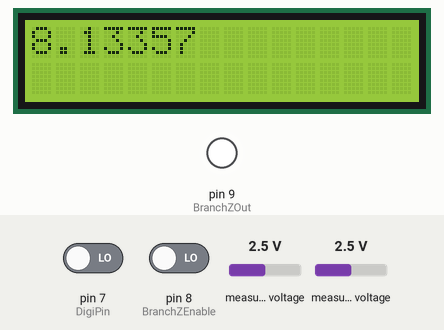
The sketch below on a simulated Arduino Uno, built with avr-gcc and run on an emulated ATmega328P. Parts: 16×2 character LCD, output pins drawn as LEDs (lit = HIGH). The inputs (shaded band) are chosen by the test bench; at power-on: pin 8 (BranchZEnable) LOW, measured voltage 2.5 V, pin 7 (DigiPin) LOW. Pins used as bus, display or sensor lines are not drawn; what the sketch prints to the serial monitor is not drawn.

Above: at 2.24 s.
2.5 s: pin 8 (BranchZEnable) driven HIGH
At 3.6 s:
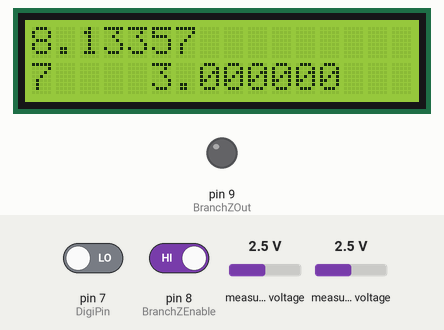
5.2 s: measured voltage (sensor 202) set to 0.1 V
At 5.81 s:
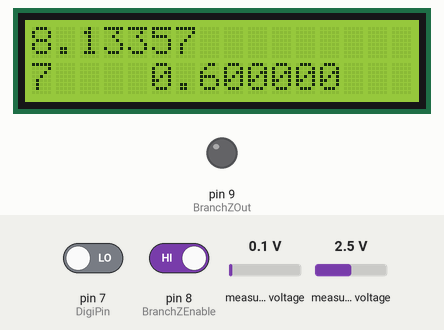
7.1 s: measured voltage (sensor 203) set to 3.8 V
At 8.6 s:
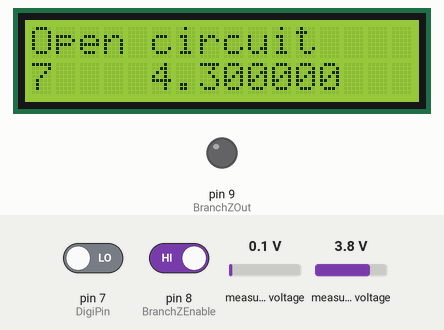
10.2 s: measured voltage (sensor 202) set to 1.2 V
At 10.74 s:
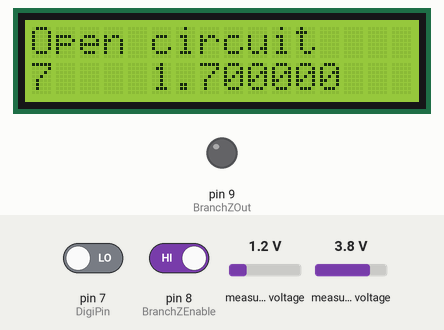
11.9 s: pin 7 (DigiPin) driven HIGH
At 12.71 s:
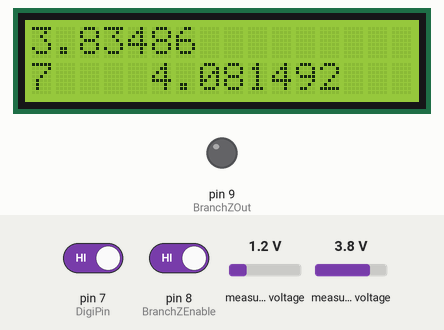
13.5 s: measured voltage (sensor 203) set to 3.6 V
At 16.46 s:
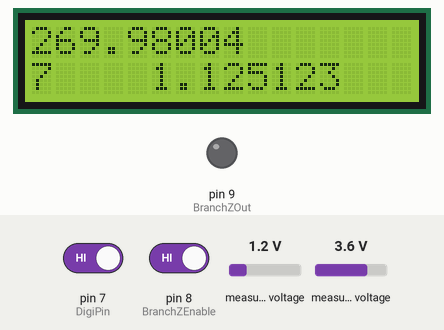
Timing chart, 0 to 16.6 s (numbered marks = the images above; inputs shaded):
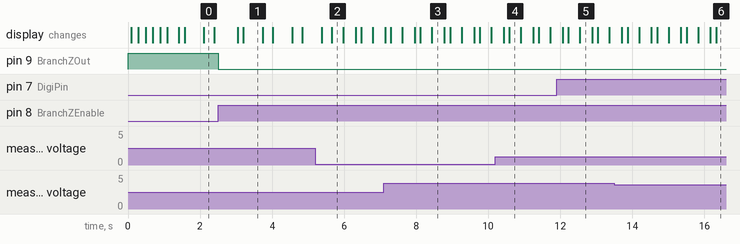

The sketch:

Final_Ohm_meter.ino
```cpp
#include<ADS1115_WE.h>
#include<Wire.h>
#include "LCD.h"
#include <LiquidCrystal_I2C.h>
LiquidCrystal_I2C lcd(0x27, 2, 1, 0, 4, 5, 6, 7);
const int MUXEnable = 3;
const int MUXA = 4;
const int MUXB = 5;
const int MUXC = 6;
const int DigiPin = 7;
const int BranchZEnable = 8;
const int BranchZOut = 9;
int calibrateRes = 0;
boolean gained;
float bias = 1.353;
int MUXmode = 9;
float topRes[8] = {113.5231, 401.418232, 1430.46687, 4822.11904, 15821.2380, 43714.80620, 216964.52752, 971693.16312};
float calibrate = 0.50;
#define I2C_ADDRESS 0x48
ADS1115_WE adc = ADS1115_WE(I2C_ADDRESS);
void setup() {
  // put your setup code here, to run once:
  Wire.begin();
  Serial.begin(9600);
  if (!adc.init()) {
    Serial.println("ADS1115 not connected!");

  }
  adc.setConvRate(ADS1115_64_SPS);
  adc.setMeasureMode(ADS1115_CONTINUOUS);
  pinMode(MUXEnable, OUTPUT);
  pinMode(MUXA, OUTPUT);
  pinMode(MUXB, OUTPUT);
  pinMode(MUXC, OUTPUT);
  pinMode(DigiPin, INPUT);
  pinMode(BranchZEnable, INPUT);
  pinMode(BranchZOut, OUTPUT);
  MUX(-1);

  lcd.begin(16, 2);
  lcd.setBacklightPin(3, POSITIVE);
  flash();
}

void loop() {
  gained = false;
  float resistance = 0.0;
  float voltageTakenA[8] = {0,0,0,0,0,0,0,0};
  readChannel(ADS1115_COMP_2_GND, voltageTakenA);

  printVoltageRange();
  float voltageTakenB[8] = {0,0,0,0,0,0,0,0};
  readChannel(ADS1115_COMP_3_GND, voltageTakenB);
  printVoltageRange();
  float resVoltage = resVoltageChoose(voltageTakenA, voltageTakenB);
  Serial.println(voltageTakenA[MUXmode], 6);
  Serial.println(voltageTakenB[MUXmode], 6);
  Serial.println("------");
  Serial.println(gained);
  Serial.println(resVoltage, 6);
  Serial.println(MUXmode);
  if (resVoltage > 3.7 & gained == false) {
    resistance = 100000000;
    lcd.clear();
    lcd.setCursor(0, 0);
    lcd.print("Open circuit");
  }
  else if (resVoltage < 0.51/ 7.78003113816 & gained == true) {
    resistance = ((bias * (resVoltage - 5) + resVoltage * topRes[MUXmode]) / (5 - resVoltage))+ calibrateRes;
    lcd.clear();
    lcd.setCursor(0, 0);
    lcd.print("Short circuit");
  } else {
    resistance = ((bias * (resVoltage - 5) + resVoltage * topRes[MUXmode]) / (5 - resVoltage))+ calibrateRes;
    lcd.clear();
    lcd.setCursor(0, 0);
    lcd.print(resistance, 5);

  }
  Serial.println(resistance, 5);
  if(digitalRead(DigiPin) == HIGH){
    calibrateResistance(resVoltage);
    }

}

void calibrateResistance(float in){
  if(in < 0.5){
    calibrate = calibrate - in;
    Serial.println(calibrate);
    }
  }
float resVoltageChoose(float A[], float B[]) {
  float out = A[0];
  MUXmode = 0;
  gained = true;
  for (int i = 1; i < 8; ++i) {
    Serial.println(A[i],6);
    if (abs(A[i] - 2.5) < abs(out - 2.5) || out > 3.6) {
      gained = true;
      out = A[i];
      MUXmode = i;
    }
  }
  if(out > 3.6){
    gained = false;
    }
  for (int i = 0; i < 8; ++i) {
    Serial.println(B[i],6);
    if (abs(B[i] - 2.5) < abs(out - 2.5) || out > 3.6) {
      gained = false;
      out = B[i];
      MUXmode = i;
    }
  }
  if (gained == true & out < 3.7) {
    out = out / 7.78003113816;
  }
  return out;
}
void readChannel(ADS1115_MUX channel, float in[]) {

  if (channel == ADS1115_COMP_0_GND) {
    Serial.println("Channel 0: ");
  }
  if (channel == ADS1115_COMP_1_GND) {
    Serial.println("Channel 1: ");
  }
  validResult(channel, in);

  /* setAutoRange() switches to the highest range (+/- 6144 mV), measures the current
     voltage and then switches to the lowest range where the current value is still
     below 80% of the maximum value of the range. The function is only suitable if you
     expect stable or slowly changing voltages. setAutoRange needs roughly the time you
     would need for three conversions.
     If the ADS115 is in single shot mode, setAutoRange() will switch into continuous
     mode to measure a value and switch back again.
     !!! Use EITHER this function whenever needed OR setPermanentAutoRangeMode(true) once !!!
  */
  //adc.setAutoRange(); //use either this or setPermanentAutoRangeMode(true) // alternative: getResult_mV for Millivolt
}

void flash() {
  for (int i = 0; i < 3; i++) {
    lcd.backlight();
    delay(200);
    lcd.noBacklight();
    delay(200);
  }
  lcd.backlight();
}

int MUX(int choose) {

  lcd.setCursor(0, 1);
  lcd.print(choose);
  MUXmode = choose;
  switch (choose) {
    case 0:
      digitalWrite(MUXEnable, LOW);
      digitalWrite(MUXA, LOW);
      digitalWrite(MUXB, LOW);
      digitalWrite(MUXC, LOW);

      digitalWrite(MUXEnable, HIGH);
      break;
    case 1:
      digitalWrite(MUXEnable, LOW);
      digitalWrite(MUXA, HIGH);
      digitalWrite(MUXB, LOW);
      digitalWrite(MUXC, LOW);

      digitalWrite(MUXEnable, HIGH);
      break;
    case 2:
      digitalWrite(MUXEnable, LOW);
      digitalWrite(MUXA, LOW);
      digitalWrite(MUXB, HIGH);
      digitalWrite(MUXC, LOW);

      digitalWrite(MUXEnable, HIGH);
      break;
    case 3:
      digitalWrite(MUXEnable, LOW);
      digitalWrite(MUXA, HIGH);
      digitalWrite(MUXB, HIGH);
      digitalWrite(MUXC, LOW);

      digitalWrite(MUXEnable, HIGH);
      break;
    case 4:
      digitalWrite(MUXEnable, LOW);
      digitalWrite(MUXA, LOW);
      digitalWrite(MUXB, LOW);
      digitalWrite(MUXC, HIGH);

      digitalWrite(MUXEnable, HIGH);
      break;
    case 5:
      digitalWrite(MUXEnable, LOW);
      digitalWrite(MUXA, HIGH);
      digitalWrite(MUXB, LOW);
      digitalWrite(MUXC, HIGH);

      digitalWrite(MUXEnable, HIGH);
      break;
    case 6:
      digitalWrite(MUXEnable, LOW);
      digitalWrite(MUXA, LOW);
      digitalWrite(MUXB, HIGH);
      digitalWrite(MUXC, HIGH);

      digitalWrite(MUXEnable, HIGH);
      break;
    case 7:
      digitalWrite(MUXEnable, LOW);
      digitalWrite(MUXA, HIGH);
      digitalWrite(MUXB, HIGH);
      digitalWrite(MUXC, HIGH);

      digitalWrite(MUXEnable, HIGH);
      break;
    default:
      digitalWrite(MUXEnable, LOW);
      digitalWrite(MUXA, LOW);
      digitalWrite(MUXB, LOW);
      digitalWrite(MUXC, LOW);

      digitalWrite(MUXEnable, LOW);
      break;
  }
  int Z = digitalRead(BranchZEnable);
  digitalWrite(BranchZOut, !Z);
  delay(20);
  return choose;

}
void validResult(ADS1115_MUX channel, float in[]) {
  for (int i = 0; i < 8; i++) {
    float voltage;
    MUXmode = MUX(i);
    adc.setCompareChannels(channel);
    //adc.setAutoRange();
    adc.setVoltageRange_mV(ADS1115_RANGE_4096);
    voltage = adc.getResult_V() + calibrate;
    in[i] = voltage;
    Serial.print(in[i], 6);
    Serial.print(" | ");
    lcd.setCursor(5, 1);
    lcd.print(in[i], 6);
    //waitTil();
  }

  /* setAutoRange() switches to the highest range (+/- 6144 mV), measures the current
     voltage and then switches to the lowest range where the current value is still
     below 80% of the maximum value of the range. The function is only suitable if you
     expect stable or slowly changing voltages. setAutoRange needs roughly the time you
     would need for three conversions.
     If the ADS115 is in single shot mode, setAutoRange() will switch into continuous
     mode to measure a value and switch back again.
     !!! Use EITHER this function whenever needed OR setPermanentAutoRangeMode(true) once !!!
  */
  //adc.setAutoRange(); //use either this or setPermanentAutoRangeMode(true)

}
void waitTil() {
  int Signal = digitalRead(DigiPin);
  while (Signal == LOW) {
    delay(1);
    Signal = digitalRead(DigiPin);
  }
  delay(1000);
}

void printVoltageRange() {
  unsigned int voltageRange = adc.getVoltageRange_mV();
  Serial.println("Range: ");

  switch (voltageRange) {
    case 6144:
      Serial.print("+/- 6144 mV, Voltage [V]: ");
      break;
    case 4096:
      Serial.print("+/- 4096 mV, Voltage [V]: ");
      break;
    case 2048:
      Serial.print("+/- 2048 mV, Voltage [V]: ");
      break;
    case 1024:
      Serial.print("+/- 1024 mV, Voltage [V]: ");
      break;
    case 512:
      Serial.print("+/- 512 mV, Voltage [V]: ");
      break;
    case 256:
      Serial.print("+/- 256 mV, Voltage [V]: ");
      break;
    default:
      Serial.println("Something went wrong");
  }
}
```

Measured:
- after the input at 2.5 s, pin 9 (BranchZOut): HIGH → LOW at once; the display: first changes after 0.55 s (image 1 shows a later state)
- what the display in image 1 shows lasts 0.5 s, from 3.2 s to 3.7 s
